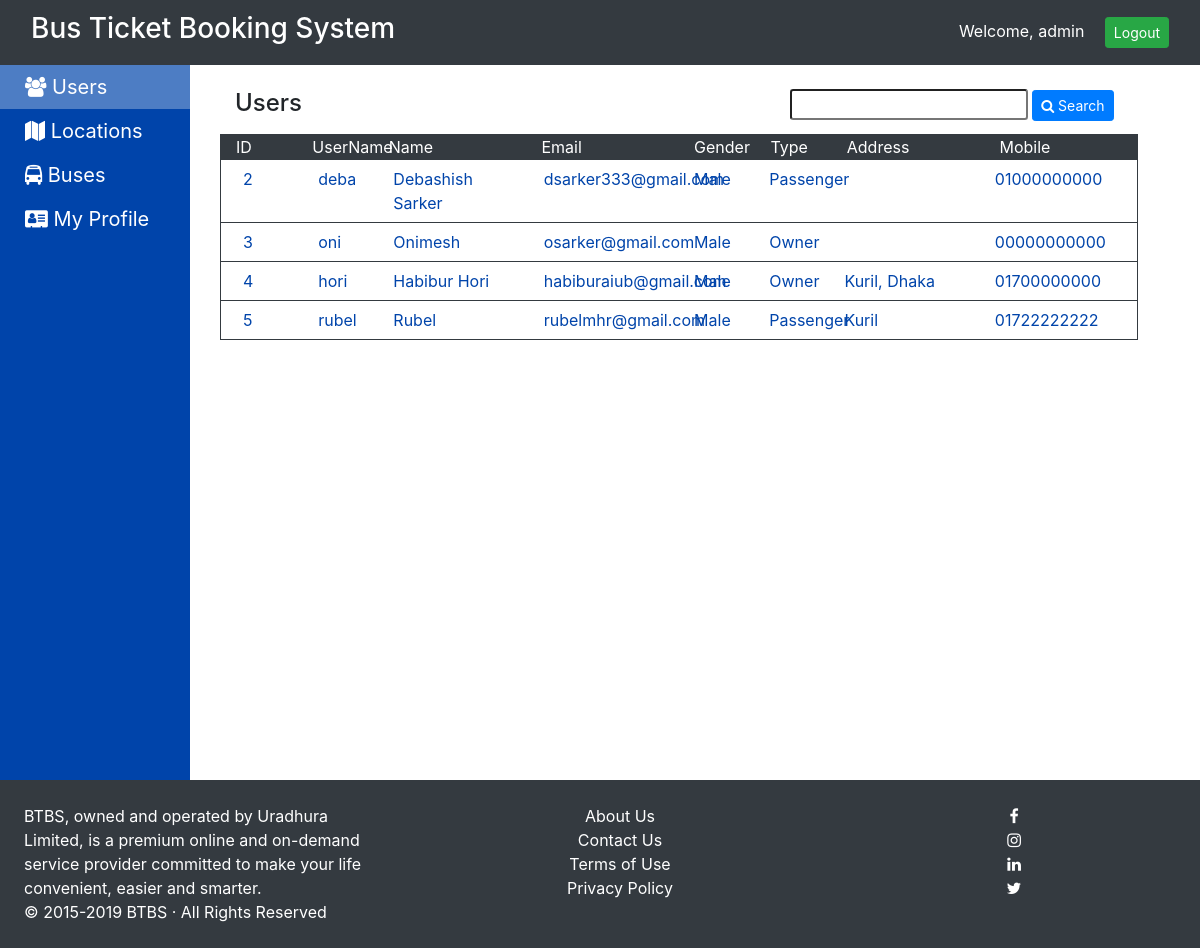
/users.php (signed in), run on the app's committed database.
### tables this page shows
CREATE TABLE `users` (
  `id` int(5) NOT NULL,
  `uname` varchar(20) NOT NULL,
  `name` varchar(25) NOT NULL,
  `email` varchar(40) NOT NULL,
  `password` varchar(25) NOT NULL,
  `gender` enum('Male','Female','Other') NOT NULL,
  `utype` enum('Admin','Owner','Passenger') NOT NULL,
  `address` varchar(120) NOT NULL,
  `mobile` varchar(10) NOT NULL
);

### users.php (the view, shortened to what this page needs)
<?php
include 'inc/basic_template.php';
t_header("Bus user Booking &mdash; User Manager");
t_login_nav();
t_admin_sidebar();
?>
<div class="container">
    <div class="row mb-2">
    <h4 class="col-md-3">Users</h4>
    <div class="col-md-8 text-right ml-4">
    <form method="post" action="">
    	<input type="text" name="user" class="form-control-sm" value="<?php echo (isset($_POST['user'])) ? $_POST['user'] : ""; ?>">
        <button type="submit" class="btn btn-sm btn-primary"><i class="fa fa-search"></i> Search</button>
    </form>
    </div>
</div>
<div class="table-con">
<div class="row">
    <div class="col-md-1">ID</div>
    <div class="col-md-1">UserName</div>
    <div class="col-md-2">Name</div>
    <div class="col-md-2">Email</div>
    <div class="col-md-1">Gender</div>
    <div class="col-md-1">Type</div>
    <div class="col-md-2">Address</div>
    <div class="col-md-2">Mobile</div>
</div>
<?php
$conn = initDB();
$query = "select * from users where id<>" . $_SESSION['user']['id'];
$res = $conn->query($query);
if ($res->num_rows == 0) {
    echo '
    <div class="row">
        <div class="col-md-12">No Users</div>
    </div>';
}
else {
    while ($row = $res->fetch_assoc()) {
        echo '
        <div class="content row">
            <div class="col-md-1">' . $row["id"] . '</div>
            <div class="col-md-1">' . $row["uname"] . '</div>
            <div class="col-md-2">' . $row["name"] . '</div>
            <div class="col-md-2">' . $row["email"] . '</div>
            <div class="col-md-1">' . $row["gender"] . '</div>
            <div class="col-md-1">' . $row["utype"] . '</div>
            <div class="col-md-2">' . $row["address"] . '</div>
            <div class="col-md-2">0' . $row["mobile"] . '</div>
        </div>';
    }
}
?>
</div>
</div>
<?php
t_footer();
?>

### inc/basic_template.php (shortened to what this page needs)
<?php
function t_header($title) {
	echo '
<!DOCTYPE html>
<html>
<head>
  <title>'.$title.'</title>
  <link rel="stylesheet" type="text/css" href="css/bootstrap.min.css"/>
  <link rel="stylesheet" type="text/css" href="css/font-awesome.min.css"/>
  <link rel="stylesheet" type="text/css" href="css/style.css?'.date('his').'"/>
  <script type="text/javascript" src="https://ajax.googleapis.com/ajax/libs/jquery/3.4.1/jquery.min.js"></script>
  <script type="text/javascript" src="https://maxcdn.bootstrapcdn.com/bootstrap/3.4.1/js/bootstrap.min.js"></script>
</head>
<body>';
}
function t_login_nav() {
	echo '
<div class="navbar fixed-top navbar-default header">
<div class="container-fluid">
	<h3>Bus Ticket Booking System</h3>
	<div class="navbar-right">Welcome, '.$_SESSION['user']['uname'].' <a href="/index.php?logout=1"><button class="btn btn-success ml-3 btn-sm">Logout</button></a></div>
</div></div>';
}
function t_admin_sidebar() {
	$file = basename($_SERVER['PHP_SELF'],'.php');
	echo '
<div class="row">
	<div class="col-md-2 sidebar">
			<ul>
				<li><a href="users.php"'.(($file == 'users') ? 'class="active"' : '').'><i class="fa fa-users"></i> Users</a></li>
				<li><a href="locations.php"'.(($file == 'locations') ? 'class="active"' : '').'><i class="fa fa-map"></i> Locations</a></li>
				<li><a href="buses.php"'.(($file == 'buses') ? 'class="active"' : '').'><i class="fa fa-bus"></i> Buses</a></li>
				<li><a href="profile.php"'.(($file == 'profile') ? 'class="active"' : '').'><i class="fa fa-address-card"></i> My Profile</a></li>
			</ul>
	</div>
	<div class="col-md-10">
		<div class="container-fluid my-4">
	';
}
function t_footer() {
	echo '</div>
	</div>
</div>
<div class="footer">
	<div class="row p-4">
		<div class="col-md-4">BTBS, owned and operated by Uradhura Limited, is a premium online and on-demand service provider committed to make your life convenient, easier and smarter.<br/>© 2015-2019 BTBS · All Rights Reserved</div>
		<div class="col-md-4 text-center">
		<ul class="list-null">
            <li><a href="#">About Us</a></li>
            <li><a href="#">Contact Us</a></li>
            <li><a href="#">Terms of Use</a></li>
            <li><a href="#">Privacy Policy</a></li>
        </ul>
        </div>
		<div class="col-md-4 text-center text-light">
		<ul class="list-null">
            <li><a target="_blank" href="//facebook.com/#"><i class="fa fa-facebook"></i></a></li>
            <li><a target="_blank" href="//www.instagram.com/#"><i class="fa fa-instagram"></i></a></li>
            <li><a target="_blank" href="//www.linkedin.com/#"><i class="fa fa-linkedin"></i></a></li>
            <li><a target="_blank" href="//twitter.com/#"><i class="fa fa-twitter"></i></a></li>
        </ul>
		</div>
	</div>
</div>
</body>
</html>
	';
}
?>

### css/style.css (style rules this page uses)
body { padding-top: 65px; }
.header { background: #343A40; color: #fff; height: 65px; }
.list-null { list-style: none; }
.footer { width: 100%; background: #343A40; color: #fff; }
.list-null a { color: #fff; }
.sidebar ul { list-style: none; padding: 0; }
.sidebar li a { display: block; padding: 7px; padding-left: 25px; color: #fff; text-decoration: none; font-size: 20px; }
.sidebar li a:hover, .sidebar .active { background: rgba(255,255,255,0.3); }
.sidebar { background: #0044aa; padding-right: 0; min-height: calc(100vh - 85px); }
.table-con { width: 95%; }
.table-con .row:first-of-type, .table-con .head { background: #343A40; border: 1px solid #343A40; color: #fff; }
.table-con .content { background: #fff!important; color: #0044aa!important; cursor: pointer; padding: 7px; border-width: 0 1px 1px 1px; border-color: #343A40; border-style: solid; }

### data on the page
users: id "2", uname "deba", name "Debashish Sarker", email "dsarker333@gmail.com", gender "Male", utype "Passenger", mobile "1000000000"
users: id "3", uname "oni", name "Onimesh", email "osarker@gmail.com", gender "Male", utype "Owner", mobile "0000000000"
users: id "4", uname "hori", name "Habibur Hori", email "habiburaiub@gmail.com", gender "Male", utype "Owner", address "Kuril, Dhaka", mobile "1700000000"
users: id "5", uname "rubel", name "Rubel", email "rubelmhr@gmail.com", gender "Male", utype "Passenger", address "Kuril", mobile "1722222222"

### other printed values
$_SESSION['user']['uname'] "admin"
